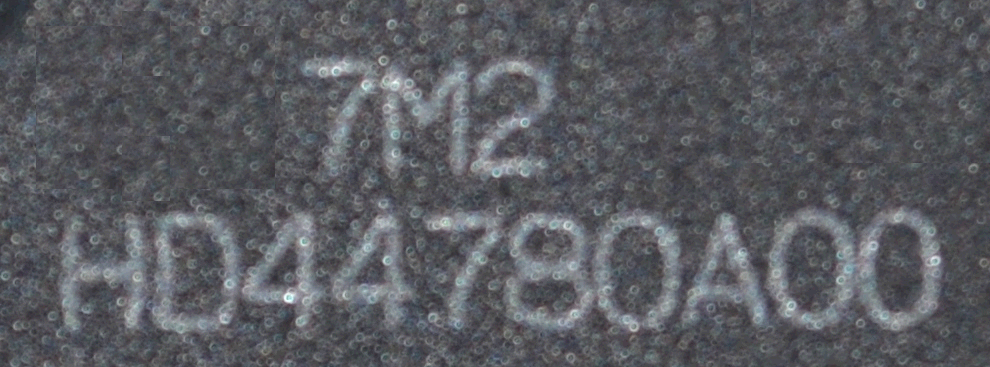
%> input picture Photos/charact2.bmp, 990 x 367 px
$ octave --eval "task_4_origin;"   (GNU Octave 9; MATLAB toolbox functions it lacks are replaced by stand-ins)
%> lines starting %> are read from the running program, lines starting %| are printed output that depends on the picture
function task_4_origin

    img = imread('Photos\charact2.bmp');
%> img is the input picture: size 367x990x3 uint8; mean R, G, B 89.9, 91.5, 96.7

    figure;
    rect = [60,206,945-60,127];
    cropped_img = imcrop(img,rect);
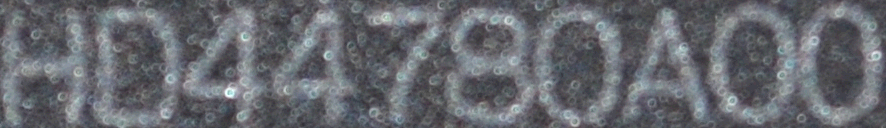
%> cropped_img: size 128x886x3 uint8; mean R, G, B 102.5, 104.9, 110.9
    imshow(cropped_img);title('sub-image that includes the middle line – HD44780A00')

    imwrite(cropped_img,"Photos\original\HD44780A00.bmp")
    [~, width, ~] = size(cropped_img);
%> width = 886
    segmentWidth = width / 10;
%> segmentWidth = 88.6

    for i = 1:10

        x_start = round((i-1) * segmentWidth) + 1;
        x_end = round(i * segmentWidth);

        % make a avg. cutting for x-axis of picture
        slice_img = cropped_img(:, x_start:x_end, :);

        % Save as sub_i.bmp in Photos folder
        figure, imshow(slice_img);
        base_name = 'sub';
        extention = '.bmp';
        imwrite(slice_img,sprintf('%s%s_%d%s','Photos\original\', base_name, i, extention))

    end
%> this loop made 10 passes
%> pass 1, in task_4_origin, `slice_img = cropped_img(:, x_start:x_end, :);`:
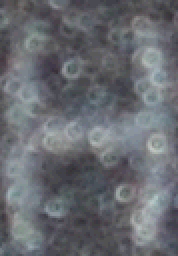
%> slice_img: size 128x89x3 uint8 (shown 2 times larger); mean R, G, B 103.8, 106.4, 112.3
%> pass 2, in task_4_origin, `slice_img = cropped_img(:, x_start:x_end, :);`:
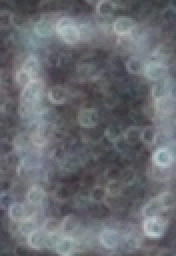
%> slice_img: size 128x88x3 uint8 (shown 2 times larger); mean R, G, B 105.4, 107.8, 113.7
%> pass 3, in task_4_origin, `slice_img = cropped_img(:, x_start:x_end, :);`:
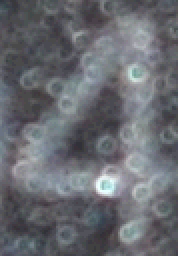
%> slice_img: size 128x89x3 uint8 (shown 2 times larger); mean R, G, B 104.1, 106.2, 112.2

    subfolder = 'Photos/original/';
    imageFiles = dir([subfolder 'sub_*.bmp']);

    for k = 1:length(imageFiles)

        Ipath = fullfile(subfolder, imageFiles(k).name);
        I = imread(Ipath);

        currentWidth = size(I, 2);
        targetWidth = 128;
        paddingWidth = targetWidth - currentWidth;
        leftPadding = floor(paddingWidth / 2);
        rightPadding = ceil(paddingWidth / 2);

        I_padded = padarray(I, [0, leftPadding], 255, 'pre');
        I_padded = padarray(I_padded, [0, rightPadding], 255, 'post');

        [~, name, ext] = fileparts(imageFiles(k).name);
        newFileName = fullfile(subfolder, ['origin_pad_' name ext]);
        imwrite(I_padded, newFileName);
    end

end
